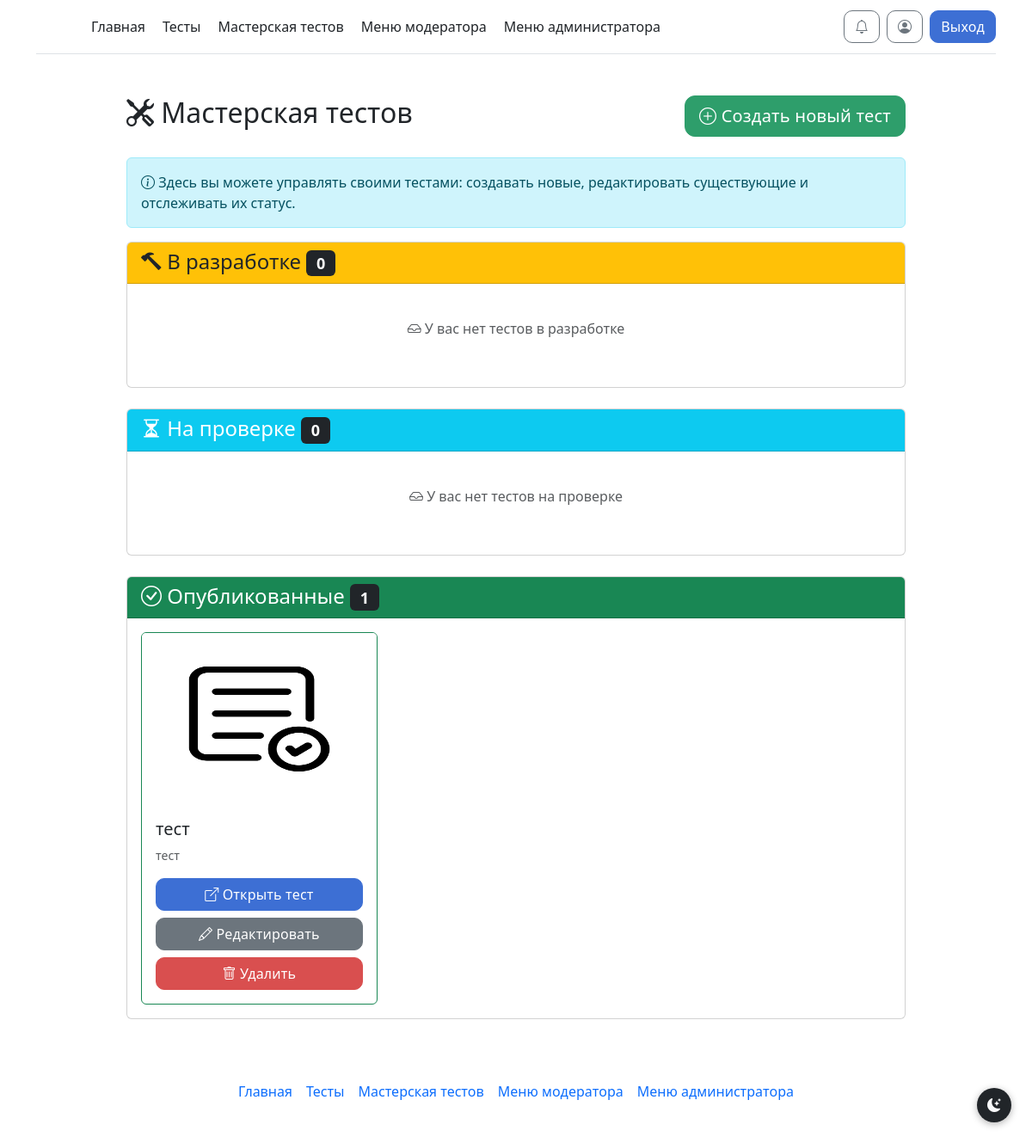
The page /workshop (signed in) on the database its author committed.
### models.py (models this page shows)
class Tests(db.Model):
    test_id = db.Column(db.Integer, primary_key=True)
    test_id_creator = db.Column(db.Integer)
    test_name = db.Column(db.String)
    test_description = db.Column(db.String)
    test_status = db.Column(db.Integer)
    test_image = db.Column(db.String)
    test_cat_id = db.Column(db.Integer, default=None)  # ссылка на TestCategory.cat_id или None

### routes/workshop.py (the view)
@workshop_bp.route('/workshop')
@login_required
def workshop():
    user_tests = Tests.query.filter_by(test_id_creator=current_user.id).all()
    return render_template("workshop.html",
                           tests_in_progress=[t for t in user_tests if t.test_status == 0],
                           tests_pending=[t for t in user_tests if t.test_status == 1],
                           tests_published=[t for t in user_tests if t.test_status == 2])

### __init__.py (called while the page is built, shortened)
@manager.user_loader
def load_user(user_id):
    return db.session.get(User, user_id)

@app.template_filter('get_unread_notifications_count')
def get_unread_notifications_count(user_id):
    return Notifications.query.filter_by(n_user_id=user_id, n_is_read=False).count()

@app.before_request
def check_must_rate_test():
    excluded_paths = ['/test/', '/static/', '/logout']

### templates/workshop.html (shortened to what this page needs)
{% extends 'base.html' %}
{% block main %}
<div class="container mt-4">
    <div class="row">
        <div class="col-md-10 mx-auto">
            <div class="d-flex justify-content-between align-items-center mb-4">
                <h2><i class="bi bi-tools"></i> Мастерская тестов</h2>
                <a href="/create" class="btn btn-success btn-lg">
                    <i class="bi bi-plus-circle"></i> Создать новый тест
                </a>
            </div>
            <div class="alert alert-info">
                <i class="bi bi-info-circle"></i>
                Здесь вы можете управлять своими тестами: создавать новые, редактировать существующие и отслеживать их статус.
            </div>
            <div class="card mb-4">
                <div class="card-header bg-warning text-dark">
                    <h4 class="mb-0">
                        <i class="bi bi-hammer"></i> В разработке
                        <span class="badge bg-dark">{{ tests_in_progress|length }}</span>
                    </h4>
                </div>
                <div class="card-body">
                    {% if tests_in_progress %}
                    <div class="row row-cols-1 row-cols-md-2 row-cols-lg-3 g-4">
                        {% for test in tests_in_progress %}
                        <div class="col">
                            <div class="card h-100 border-warning">
                                {% if test.test_image %}
                                <img src="{{ url_for('static', filename='img/' + test.test_image) }}"
                                     class="card-img-top"
                                     alt="{{ test.test_name }}"
                                     style="height: 200px; object-fit: cover;">
                                {% else %}
                                <img src="{{ url_for('static', filename='img/placeholder.png') }}"
                                     class="card-img-top"
                                     alt="Placeholder"
                                     style="height: 200px; object-fit: cover;">
                                {% endif %}
                                <div class="card-body">
                                    <h5 class="card-title">{{ test.test_name }}</h5>
                                    <p class="card-text text-muted small">{{ test.test_description[:100] }}{% if test.test_description|length > 100 %}...{% endif %}</p>
                                    <div class="d-grid gap-2">
                                        <a href="/createnext" class="btn btn-primary">
                                            <i class="bi bi-pencil"></i> Продолжить создание
                                        </a>
                                        <button type="button"
                                                class="btn btn-danger"
                                                onclick="if(confirm('Удалить тест? Это действие нельзя отменить!')) { document.getElementById('delete-form-{{ test.test_id }}').submit(); }">
                                            <i class="bi bi-trash"></i> Удалить
                                        </button>
                                    </div>
                                    <form id="delete-form-{{ test.test_id }}"
                                          method="POST"
                                          action="/delete-test"
                                          style="display: none;">
                                    </form>
                                </div>
                            </div>
                        </div>
                        {% endfor %}
                    </div>
                    {% else %}
                    <p class="text-muted text-center py-4">
                        <i class="bi bi-inbox"></i> У вас нет тестов в разработке
                    </p>
                    {% endif %}
                </div>
            </div>
            <div class="card mb-4">
                <div class="card-header bg-info text-white">
                    <h4 class="mb-0">
                        <i class="bi bi-hourglass-split"></i> На проверке
                        <span class="badge bg-dark">{{ tests_pending|length }}</span>
                    </h4>
                </div>
                <div class="card-body">
                    {% if tests_pending %}
                    <div class="row row-cols-1 row-cols-md-2 row-cols-lg-3 g-4">
                        {% for test in tests_pending %}
                        <div class="col">
                            <div class="card h-100 border-info">
                                {% if test.test_image %}
                                <img src="{{ url_for('static', filename='img/' + test.test_image) }}"
                                     class="card-img-top"
                                     alt="{{ test.test_name }}"
                                     style="height: 200px; object-fit: cover;">
                                {% else %}
                                <img src="{{ url_for('static', filename='img/placeholder.png') }}"
                                     class="card-img-top"
                                     alt="Placeholder"
                                     style="height: 200px; object-fit: cover;">
                                {% endif %}
                                <div class="card-body">
                                    <h5 class="card-title">{{ test.test_name }}</h5>
                                    <p class="card-text text-muted small">{{ test.test_description[:100] }}{% if test.test_description|length > 100 %}...{% endif %}</p>
                                    <div class="alert alert-info small mb-2">
                                        <i class="bi bi-clock"></i> Ожидает проверки модератором
                                    </div>
                                    <div class="d-grid gap-2">
                                        <a href="{{ url_for('edit_test', test_id=test.test_id) }}"
                                           class="btn btn-secondary">
                                            <i class="bi bi-pencil"></i> Редактировать
                                        </a>
                                        <button type="button"
                                                class="btn btn-danger"
                                                onclick="if(confirm('Удалить тест «{{ test.test_name }}»? Это действие нельзя отменить!')) { document.getElementById('delete-pending-{{ test.test_id }}').submit(); }">
                                            <i class="bi bi-trash"></i> Удалить
                                        </button>
                                        <form id="delete-pending-{{ test.test_id }}"
                                              method="POST"
                                              action="{{ url_for('workshop_delete_test', test_id=test.test_id) }}"
                                              style="display:none;"></form>
                                    </div>
                                </div>
                            </div>
                        </div>
                        {% endfor %}
                    </div>
                    {% else %}
                    <p class="text-muted text-center py-4">
                        <i class="bi bi-inbox"></i> У вас нет тестов на проверке
                    </p>
                    {% endif %}
                </div>
            </div>
            <div class="card mb-4">
                <div class="card-header bg-success text-white">
                    <h4 class="mb-0">
                        <i class="bi bi-check-circle"></i> Опубликованные
                        <span class="badge bg-dark">{{ tests_published|length }}</span>
                    </h4>
                </div>
                <div class="card-body">
                    {% if tests_published %}
                    <div class="row row-cols-1 row-cols-md-2 row-cols-lg-3 g-4">
                        {% for test in tests_published %}
                        <div class="col">
                            <div class="card h-100 border-success">
                                {% if test.test_image %}
                                <img src="{{ url_for('static', filename='img/' + test.test_image) }}"
                                     class="card-img-top"
                                     alt="{{ test.test_name }}"
                                     style="height: 200px; object-fit: cover;">
                                {% else %}
                                <img src="{{ url_for('static', filename='img/placeholder.png') }}"
                                     class="card-img-top"
                                     alt="Placeholder"
                                     style="height: 200px; object-fit: cover;">
                                {% endif %}
                                <div class="card-body">
                                    <h5 class="card-title">{{ test.test_name }}</h5>
                                    <p class="card-text text-muted small">{{ test.test_description[:100] }}{% if test.test_description|length > 100 %}...{% endif %}</p>
                                    <div class="d-grid gap-2">
                                        <a href="/test/{{ test.test_name }}"
                                           class="btn btn-primary">
                                            <i class="bi bi-box-arrow-up-right"></i> Открыть тест
                                        </a>
                                        <a href="{{ url_for('edit_test', test_id=test.test_id) }}"
                                           class="btn btn-secondary">
                                            <i class="bi bi-pencil"></i> Редактировать
                                        </a>
                                        <button type="button"
                                                class="btn btn-danger"
                                                onclick="if(confirm('Удалить тест «{{ test.test_name }}»? Он будет снят с публикации. Это действие нельзя отменить!')) { document.getElementById('delete-published-{{ test.test_id }}').submit(); }">
                                            <i class="bi bi-trash"></i> Удалить
                                        </button>
                                    </div>
                                </div>
                            </div>
                        </div>
                        {% endfor %}
                    </div>
                    {% else %}
                    <p class="text-muted text-center py-4">
                        <i class="bi bi-inbox"></i> У вас нет опубликованных тестов
                    </p>
                    {% endif %}
                </div>
            </div>
        </div>
    </div>
</div>
{% endblock %}

### static/style/style.css (style rules this page uses)
.btn { border-radius: 10px !important; font-weight: 500; letter-spacing: 0.01em; transition: transform 0.1s ease, box-shadow 0.1s ease, background-color 0.1s ease !important; }
.btn-primary { background: #3d6fd4 !important; border-color: #3d6fd4 !important; }
.btn-success { background: #2e9e6b !important; border-color: #2e9e6b !important; }
.btn-danger { background: #d94f4f !important; border-color: #d94f4f !important; }
.btn-secondary { background: #6c757d !important; border-color: #6c757d !important; }
.btn-lg { border-radius: 12px !important; }
.card:not(.card-fixed) .card-img-top { object-fit: fill !important; width: 100%; }

### rows shown on the page
Tests: test_image (picture), test_name "тест", test_description "тест"

### other values the page prints
{{ tests_in_progress|length }} "0"
{{ tests_pending|length }} "0"
{{ tests_published|length }} "1"
